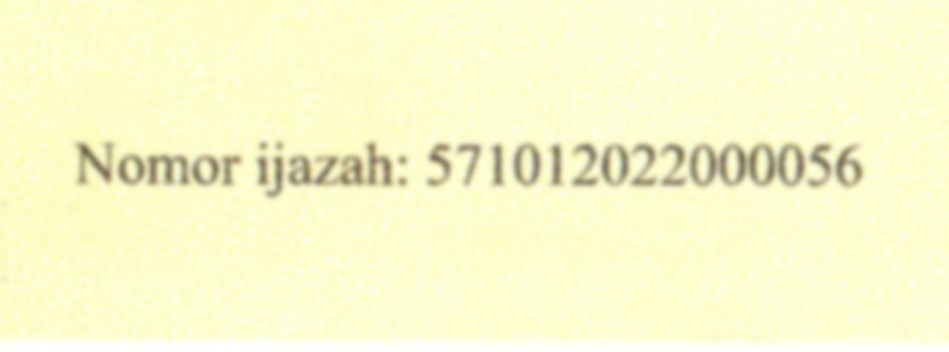
#> input picture 03_Blurred(1).jpg, 949 x 352 px
$ jupyter execute --allow-errors ocr_filter_comparison.ipynb
#> lines starting #> are read from the running program, lines starting #| are printed output that depends on the picture
[cell 1]
# !pip install opencv-python pytesseract pillow matplotlib pandas numpy

[cell 2]
import cv2
import numpy as np
import pytesseract
import matplotlib.pyplot as plt
import pandas as pd
import re
import difflib

# Jika Tesseract tidak ada di PATH (khususnya Windows), set manual, contoh:
# pytesseract.pytesseract.tesseract_cmd = r"C:\Program Files\Tesseract-OCR\tesseract.exe"

[cell 3]
IMAGE_PATH = "03_Blurred(1).jpg"  # ganti sesuai lokasi file Anda

img = cv2.imread(IMAGE_PATH)
#> img is the input picture: shape (352, 949, 3); mean B, G, R 205, 248.6, 249.3
if img is None:
    raise FileNotFoundError(f"Gambar tidak ditemukan: {IMAGE_PATH}")

# Putar gambar agar teks tegak (sesuaikan arah rotasi jika perlu)
#img = cv2.rotate(img, cv2.ROTATE_90_CLOCKWISE)

gray_full = cv2.cvtColor(img, cv2.COLOR_BGR2GRAY)
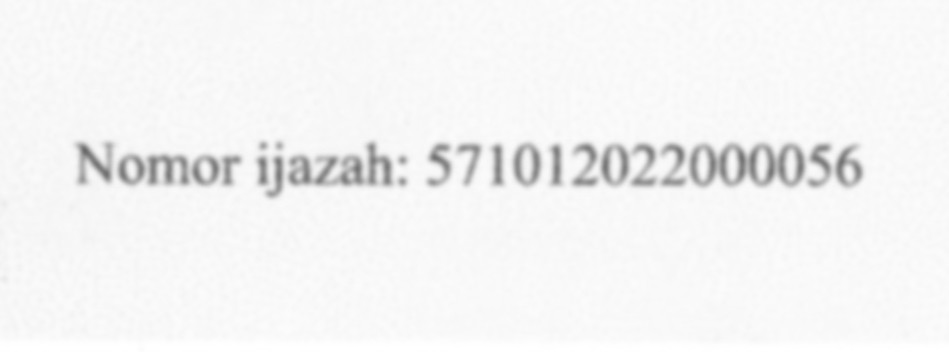
#> gray_full: shape (352, 949); min 105, max 255, mean 243.9

plt.figure(figsize=(6, 8))
plt.imshow(gray_full, cmap="gray")
plt.title("Gambar setelah rotasi (untuk menentukan koordinat crop)")
plt.axis("off")
plt.show()
